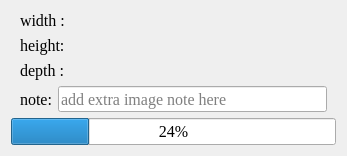
<?xml version="1.0" encoding="UTF-8"?>
<ui version="4.0">
 <class>Form</class>
 <widget class="QWidget" name="Form">
  <property name="geometry">
   <rect>
    <x>0</x>
    <y>0</y>
    <width>347</width>
    <height>156</height>
   </rect>
  </property>
  <property name="minimumSize">
   <size>
    <width>0</width>
    <height>100</height>
   </size>
  </property>
  <property name="font">
   <font>
    <family>Times New Roman</family>
    <pointsize>12</pointsize>
   </font>
  </property>
  <property name="windowTitle">
   <string>Form</string>
  </property>
  <layout class="QVBoxLayout" name="verticalLayout">
   <item>
    <widget class="QWidget" name="widget" native="true">
     <layout class="QHBoxLayout" name="horizontalLayout">
      <property name="leftMargin">
       <number>9</number>
      </property>
      <property name="topMargin">
       <number>0</number>
      </property>
      <property name="rightMargin">
       <number>9</number>
      </property>
      <property name="bottomMargin">
       <number>0</number>
      </property>
      <item>
       <widget class="QLabel" name="label">
        <property name="minimumSize">
         <size>
          <width>0</width>
          <height>0</height>
         </size>
        </property>
        <property name="maximumSize">
         <size>
          <width>60</width>
          <height>16777215</height>
         </size>
        </property>
        <property name="text">
         <string>width :</string>
        </property>
       </widget>
      </item>
      <item>
       <widget class="QLabel" name="label_width">
        <property name="text">
         <string/>
        </property>
       </widget>
      </item>
     </layout>
    </widget>
   </item>
   <item>
    <widget class="QWidget" name="widget_2" native="true">
     <layout class="QHBoxLayout" name="horizontalLayout_2">
      <property name="leftMargin">
       <number>9</number>
      </property>
      <property name="topMargin">
       <number>0</number>
      </property>
      <property name="rightMargin">
       <number>9</number>
      </property>
      <property name="bottomMargin">
       <number>0</number>
      </property>
      <item>
       <widget class="QLabel" name="label_2">
        <property name="minimumSize">
         <size>
          <width>0</width>
          <height>0</height>
         </size>
        </property>
        <property name="maximumSize">
         <size>
          <width>60</width>
          <height>16777215</height>
         </size>
        </property>
        <property name="text">
         <string>height:</string>
        </property>
       </widget>
      </item>
      <item>
       <widget class="QLabel" name="label_height">
        <property name="text">
         <string/>
        </property>
       </widget>
      </item>
     </layout>
    </widget>
   </item>
   <item>
    <widget class="QWidget" name="widget_4" native="true">
     <layout class="QHBoxLayout" name="horizontalLayout_4">
      <property name="leftMargin">
       <number>9</number>
      </property>
      <property name="topMargin">
       <number>0</number>
      </property>
      <property name="rightMargin">
       <number>9</number>
      </property>
      <property name="bottomMargin">
       <number>0</number>
      </property>
      <item>
       <widget class="QLabel" name="label_3">
        <property name="maximumSize">
         <size>
          <width>60</width>
          <height>16777215</height>
         </size>
        </property>
        <property name="text">
         <string>depth :</string>
        </property>
       </widget>
      </item>
      <item>
       <widget class="QLabel" name="label_depth">
        <property name="text">
         <string/>
        </property>
       </widget>
      </item>
     </layout>
    </widget>
   </item>
   <item>
    <widget class="QWidget" name="widget_3" native="true">
     <layout class="QHBoxLayout" name="horizontalLayout_3">
      <property name="leftMargin">
       <number>9</number>
      </property>
      <property name="topMargin">
       <number>0</number>
      </property>
      <property name="rightMargin">
       <number>9</number>
      </property>
      <property name="bottomMargin">
       <number>0</number>
      </property>
      <item>
       <widget class="QLabel" name="label_5">
        <property name="text">
         <string>note:</string>
        </property>
       </widget>
      </item>
      <item>
       <widget class="QLineEdit" name="lineEdit_note">
        <property name="minimumSize">
         <size>
          <width>200</width>
          <height>0</height>
         </size>
        </property>
        <property name="placeholderText">
         <string>add extra image note here</string>
        </property>
       </widget>
      </item>
     </layout>
    </widget>
   </item>
   <item>
    <widget class="QProgressBar" name="labeling_progressBar">
     <property name="value">
      <number>24</number>
     </property>
    </widget>
   </item>
  </layout>
 </widget>
 <resources/>
 <connections/>
</ui>
